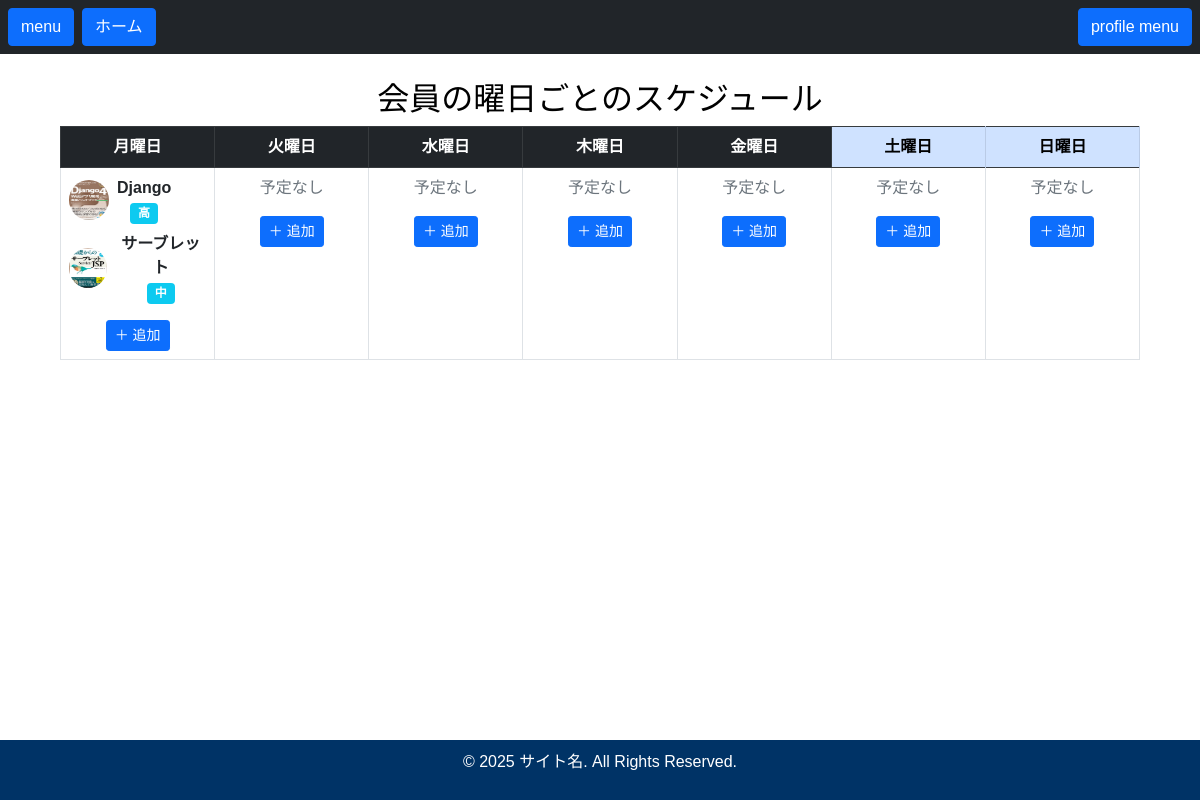
Before: /member/user-schedule-list/ (signed in) with the older database file.
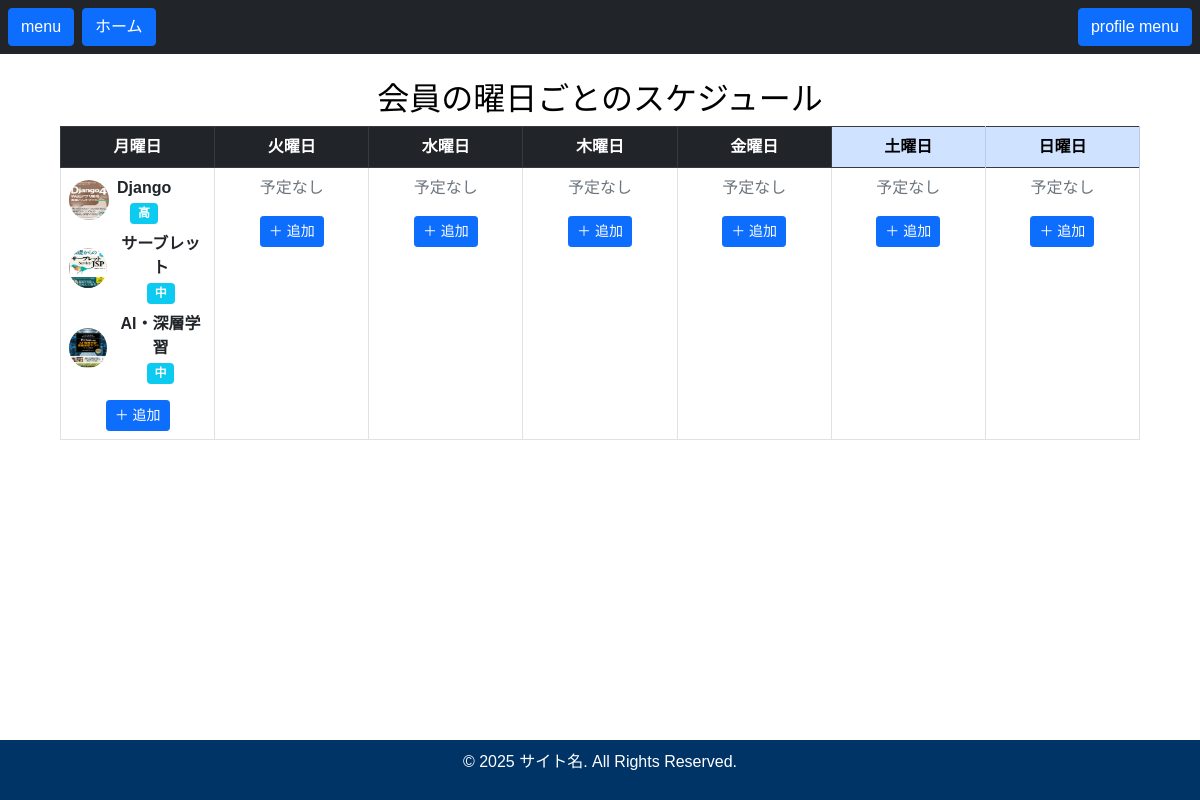
After: the same page with the newer database file.
### main/models.py (models this page shows, shortened)
class UserSchedule(models.Model):
    member = models.ForeignKey(Member, on_delete=models.CASCADE)  # 会員情報（ユーザー）
    schedule = models.ForeignKey(Event, on_delete=models.CASCADE)  # 予定（スケジュール）
    day_of_week = models.PositiveIntegerField()  # 曜日を数値で表現（0=月曜日, 1=火曜日, ..., 6=日曜日）
    is_completed = models.BooleanField(default=False)  # 実際にその予定が完了したかどうか
    class Meta:
        verbose_name_plural = "曜日毎のスケジュール"
        unique_together = ('member', 'schedule', 'day_of_week')  # 同一ユーザーの同じ曜日に同じ予定は1回だけ
    def get_day_of_week_display(self):
        days_map = {1: '月', 2: '火', 3: '水', 4: '木', 5: '金', 6: '土', 7: '日'}
        return days_map.get(self.day_of_week, '不明')

class Event(models.Model):
    title = models.CharField(max_length=255, help_text="予定のタイトルを入力")
    image = models.ImageField(upload_to="Schedule/images/", verbose_name="イメージ画像", blank=True, null=True)
    description = models.TextField(blank=True, null=True, help_text="予定の詳細を入力（任意）")
    category = models.ForeignKey(Category, on_delete=models.CASCADE, related_name='schedules', help_text="カテゴリを選択")
    importance = models.ForeignKey(Importance, on_delete=models.CASCADE, related_name='schedules', help_text="重要度を選択")
    is_completed = models.BooleanField(default=False, help_text="予定が完了したかどうか（デフォルトは未完了）")
    created_at = models.DateTimeField(auto_now_add=True, help_text="予定が作成された日時（自動設定）")
    updated_at = models.DateTimeField(auto_now=True, help_text="予定が更新された日時（自動設定）")
    class Meta:
        verbose_name_plural = "イベント"

class Importance(models.Model):
    level = models.CharField(max_length=20, unique=True, help_text="重要度レベル")
    class Meta:
        verbose_name_plural = "重要度"
    def __str__(self):
        return self.level

### member/views.py (the view)
# urls.py: path('user-schedule-list/', UserScheduleListView.as_view(), name='user_schedule_list'),
class UserScheduleListView(ListView):
    model = UserSchedule
    template_name = 'schedule/user_schedule_list.html'
    context_object_name = 'user_schedules'
    def get_queryset(self):
        return UserSchedule.objects.filter(member=self.request.user)
    def get_context_data(self, **kwargs):
        context = super().get_context_data(**kwargs)
        schedules_by_day = {
            "mon": [], "tue": [], "wed": [], "thu": [], "fri": [], "sat": [], "sun": [],
        }
        for user_schedule in context['user_schedules']:
            day_of_week = user_schedule.get_day_of_week_display()  # 数字から英数字に変換
            day_of_week = self.convert_day_to_english(day_of_week)  # 英語表記に変換
            if day_of_week in schedules_by_day:
                schedules_by_day[day_of_week].append(user_schedule)
        context['schedules_by_day'] = schedules_by_day
        return context
    def convert_day_to_english(self, day_of_week):
        day_map = {
            '月': 'mon',
            '火': 'tue',
            '水': 'wed',
            '木': 'thu',
            '金': 'fri',
            '土': 'sat',
            '日': 'sun',
        }
        return day_map.get(day_of_week, '')

### member/templates/schedule/user_schedule_list.html
{% extends 'base.html' %}
{% load static %}
{% block content %}
<h2 class="text-center">会員の曜日ごとのスケジュール</h2>
<div class="container">
    <table class="table table-bordered text-center" style="table-layout: fixed;">
        <thead class="table-dark">
            <tr>
                <th class="col">月曜日</th>
                <th class="col">火曜日</th>
                <th class="col">水曜日</th>
                <th class="col">木曜日</th>
                <th class="col">金曜日</th>
                <th class="col table-primary">土曜日</th>
                <th class="col table-primary">日曜日</th>
            </tr>
        </thead>
        <tbody>
            <tr>
                {% for day, schedules in schedules_by_day.items %}
                <td>
                    <ul class="list-unstyled">
                        {% for schedule in schedules %}
                        <li class="mb-2">
                            <div class="d-flex align-items-center">
                                <img src="{{ schedule.schedule.image.url }}" alt="{{ schedule.schedule.title }}" class="rounded-circle me-2" style="width: 40px; height: 40px;">
                                <div>
                                    <strong>{{ schedule.schedule.title }}</strong>
                                    <br>
                                    <span class="badge bg-info">{{ schedule.schedule.importance }}</span>
                                </div>
                            </div>
                        </li>
                        {% empty %}
                        <li class="text-muted">予定なし</li>
                        {% endfor %}
                    </ul>
                    <a href="{% url 'member:user_schedule_add' day=day %}" class="btn btn-sm btn-primary">＋ 追加</a>
                </td>
                {% endfor %}
            </tr>
        </tbody>
    </table>
</div>
{% endblock %}

Changed rows visible on the page:
added UserSchedule: schedule.image (picture), schedule "AI・深層学習", schedule.importance "中"
